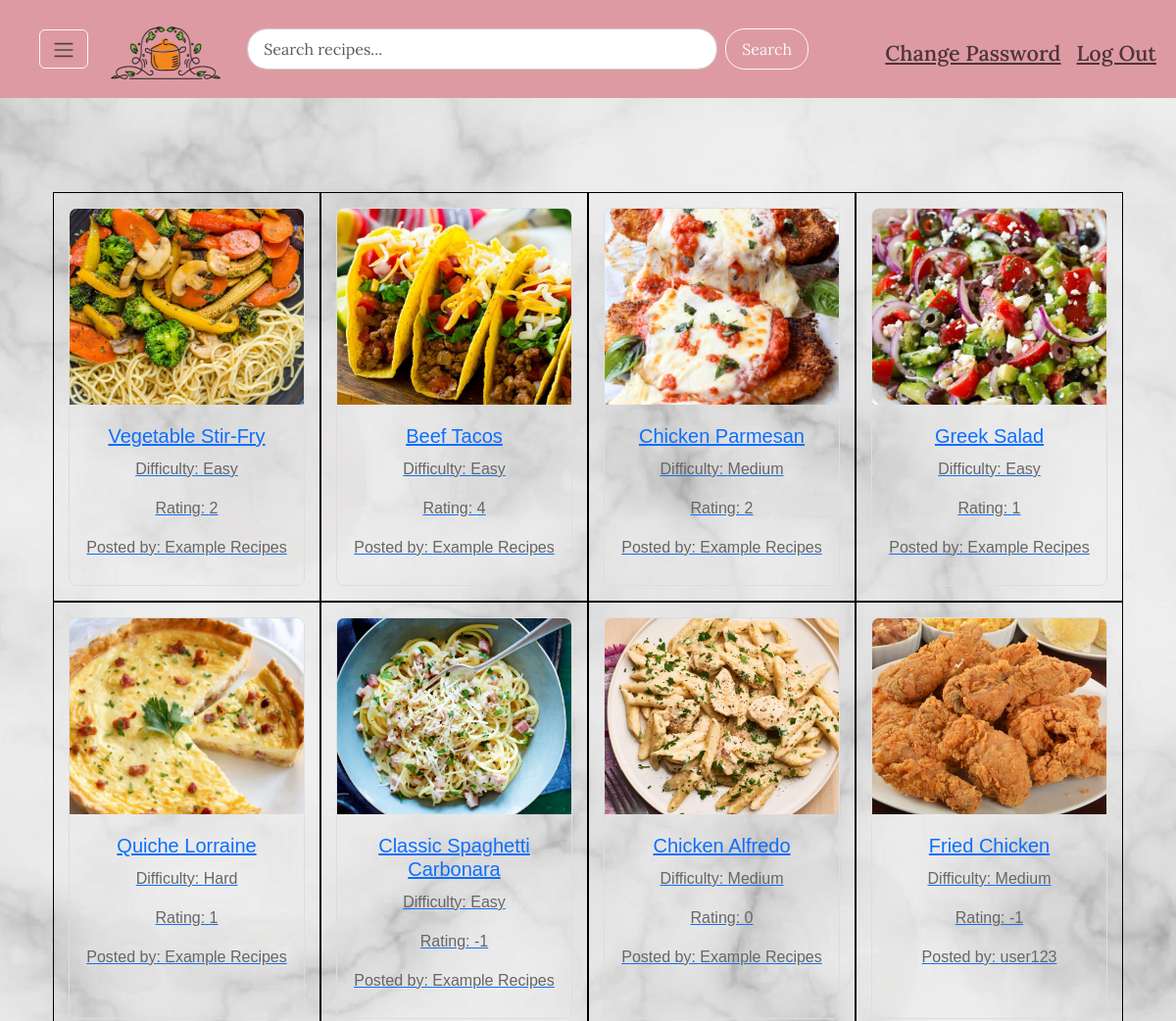
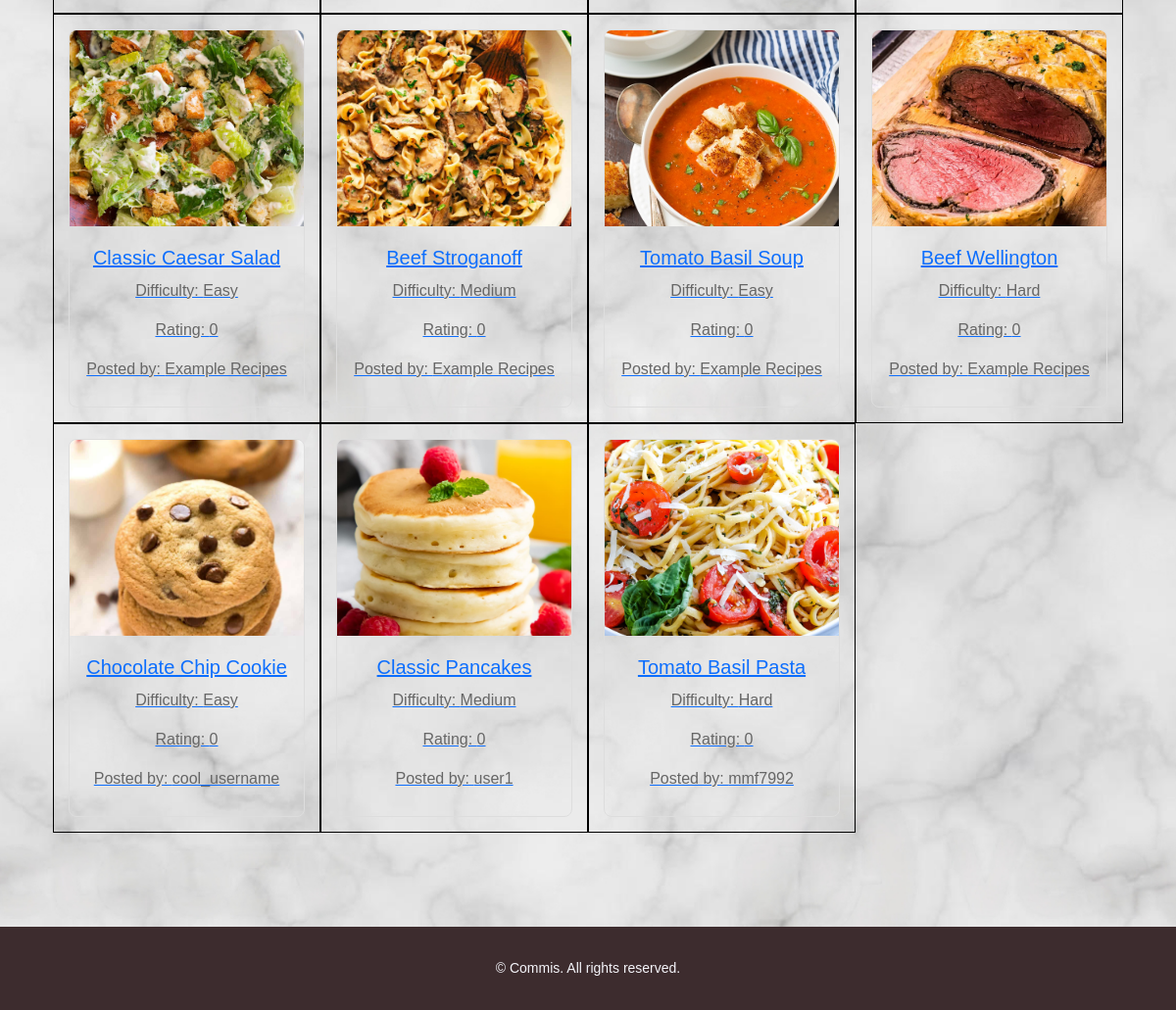
The page / (signed in) on the database its author committed (2 pictures, top to bottom).
### tables this page shows
CREATE TABLE recipes (
    recipe_id INTEGER PRIMARY KEY,
    user_id INTEGER,
    title TEXT NOT NULL,
    ingredients TEXT NOT NULL,
    instructions TEXT NOT NULL,
    difficulty TEXT,
    image_url TEXT,
    FOREIGN KEY (user_id) REFERENCES users(user_id)
);

### app.py (the view)
@app.route("/")
@login_required
def index():
    recipes = db.execute("""
        SELECT r.recipe_id, r.title, r.difficulty, r.image_url,
               IFNULL(SUM(rt.rating), 0) as average_rating,
               u.username
        FROM recipes r
        LEFT JOIN ratings rt ON r.recipe_id = rt.recipe_id
        JOIN users u ON r.user_id = u.user_id
        GROUP BY r.recipe_id, u.username
        ORDER BY rating DESC
        LIMIT 36;
    """)
    return render_template("index.html", recipes=recipes)

### app.py (called while the page is built)
@app.after_request
def after_request(response):
    response.headers["Cache-Control"] = "no-cache, no-store, must-revalidate"
    response.headers["Expires"] = 0
    response.headers["Pragma"] = "no-cache"
    return response

### helpers.py (called while the page is built)
def login_required(f):
    @wraps(f)
    def decorated_function(*args, **kwargs):
        if session.get("user_id") is None:
            return redirect("/login")
        return f(*args, **kwargs)
    return decorated_function

### templates/index.html (shortened to what this page needs)
{% extends "layout.html" %}
{% block main %}
    <div class="container my-5">
        <div class="d-flex flex-wrap justify-content-start">
            {% for recipe in recipes %}
            <div class="recipe-card-wrapper">
                <a href="{{ url_for('recipe', recipe_id=recipe.recipe_id) }}" class="recipe-card-link">
                    <div class="recipe-card">
                        <img src="{{ recipe.image_url }}" alt="{{ recipe.title }}" class="recipe-card-img">
                        <div class="recipe-card-body">
                            <h5 class="recipe-card-title">{{ recipe.title }}</h5>
                            <p class="recipe-card-text">Difficulty: {{ recipe.difficulty }}</p>
                            <p class="recipe-card-text">Rating: {{ recipe.average_rating | int }}</p>
                            <p class="recipe-card-text">Posted by: {{ recipe.username }}</p>
                        </div>
                    </div>
                </a>
            </div>
            {% endfor %}
        </div>
    </div>
{% endblock %}

### static/styles.css (style rules this page uses)
html, body { height: 100%; margin: 0; }
body { background-image: url('/static/marble.jpg'); background-size: cover; background-position: center; background-repeat: no-repeat; background-attachment: fixed; }
.d-flex { display: flex; flex-wrap: wrap; justify-content: start; }
.recipe-card-wrapper { flex: 0 0 25%; box-sizing: border-box; padding: 15px; border: 1px solid #000000; }
.recipe-card { border: 1px solid #ddd; border-radius: 8px; overflow: hidden; text-align: center; height: 100%; display: flex; flex-direction: column; }
.recipe-card-img { width: 100%; height: 200px; object-fit: cover; }
.recipe-card-body { padding: 10px; flex-grow: 1; }
.recipe-card-title { font-size: 1.25rem; margin: 0; padding: 10px 0; }
.recipe-card-text { font-size: 1rem; color: #666; }
a { text-decoration: underline !important; }
body { background-color: #f4f4f9; color: #000000; margin: 0; padding: 0; font-family: Arial, sans-serif; }

### rows shown on the page
recipes: image_url (picture), title "Vegetable Stir-Fry", difficulty "Easy", average_rating "2", username "Example Recipes"
recipes: image_url (picture), title "Beef Tacos", difficulty "Easy", average_rating "4", username "Example Recipes"
recipes: image_url (picture), title "Chicken Parmesan", difficulty "Medium", average_rating "2", username "Example Recipes"
recipes: image_url (picture), title "Greek Salad", difficulty "Easy", average_rating "1", username "Example Recipes"
recipes: image_url (picture), title "Quiche Lorraine", difficulty "Hard", average_rating "1", username "Example Recipes"
recipes: image_url (picture), title "Classic Spaghetti Carbonara", difficulty "Easy", average_rating "-1", username "Example Recipes"
recipes: image_url (picture), title "Chicken Alfredo", difficulty "Medium", average_rating "0", username "Example Recipes"
recipes: image_url (picture), title "Fried Chicken", difficulty "Medium", average_rating "-1", username "user123"
recipes: image_url (picture), title "Classic Caesar Salad", difficulty "Easy", average_rating "0", username "Example Recipes"
recipes: image_url (picture), title "Beef Stroganoff", difficulty "Medium", average_rating "0", username "Example Recipes"
recipes: image_url (picture), title "Tomato Basil Soup", difficulty "Easy", average_rating "0", username "Example Recipes"
recipes: image_url (picture), title "Beef Wellington", difficulty "Hard", average_rating "0", username "Example Recipes"
recipes: image_url (picture), title "Chocolate Chip Cookie", difficulty "Easy", average_rating "0", username "cool_username"
recipes: image_url (picture), title "Classic Pancakes", difficulty "Medium", average_rating "0", username "user1"
recipes: image_url (picture), title "Tomato Basil Pasta", difficulty "Hard", average_rating "0", username "mmf7992"
